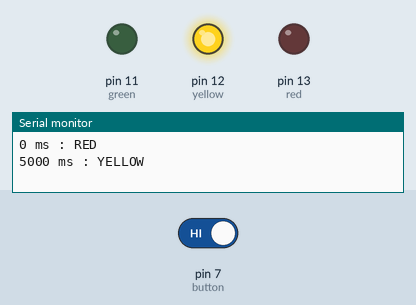
The sketch below on a simulated Arduino Uno, built with avr-gcc and run on an emulated ATmega328P. Shown: output pins drawn as LEDs (lit = HIGH), the last lines printed to the serial monitor. Inputs (shaded band) come from the test bench; at power-on: pin 7 (button) HIGH.

Above: at 5.1 s.
At 7.8 s:
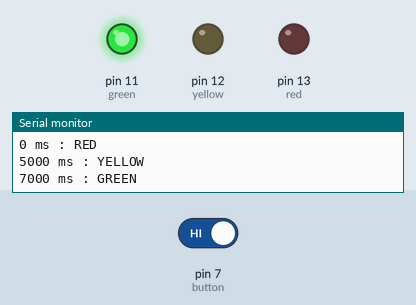
7.9 s: pin 7 (button) driven LOW
At 11.4 s:
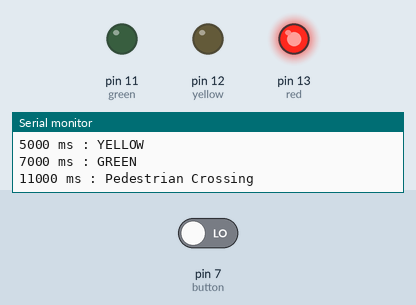
Timing chart, 0 to 12.9 s (numbered marks = the images above; inputs shaded):
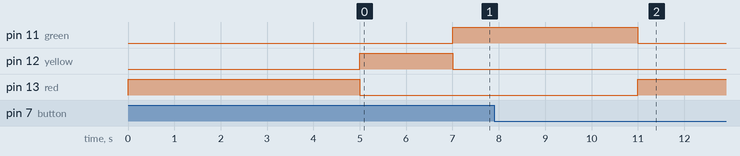

The sketch:

Traffic_light.ino
```cpp
const int red = 13;
const int yellow = 12;
const int green = 11;
const int button = 7;

void setup() {
  pinMode(red, OUTPUT);
  pinMode(yellow, OUTPUT);
  pinMode(green, OUTPUT);

  pinMode(button, INPUT_PULLUP);

  Serial.begin(9600);
}

void loop() {

  if (digitalRead(button) == LOW) {
    digitalWrite(red, HIGH);
    digitalWrite(yellow, LOW);
    digitalWrite(green, LOW);

    Serial.print(millis());
    Serial.println(" ms : Pedestrian Crossing");

    delay(8000);
    return;
  }

  digitalWrite(red, HIGH);
  digitalWrite(yellow, LOW);
  digitalWrite(green, LOW);

  Serial.print(millis());
  Serial.println(" ms : RED");

  delay(5000);

  if (digitalRead(button) == LOW) return;

  digitalWrite(red, LOW);
  digitalWrite(yellow, HIGH);
  digitalWrite(green, LOW);

  Serial.print(millis());
  Serial.println(" ms : YELLOW");

  delay(2000);

  if (digitalRead(button) == LOW) return;

  digitalWrite(red, LOW);
  digitalWrite(yellow, LOW);
  digitalWrite(green, HIGH);

  Serial.print(millis());
  Serial.println(" ms : GREEN");

  delay(4000);
}
```

Measured:
- after the input at 7.9 s, pin 11 (green): goes on until 11.0 s, then stays LOW; pin 12 (yellow): stays LOW (without the input it goes to HIGH after 8.1 s); pin 13 (red): goes on until 11.0 s, then stays HIGH
